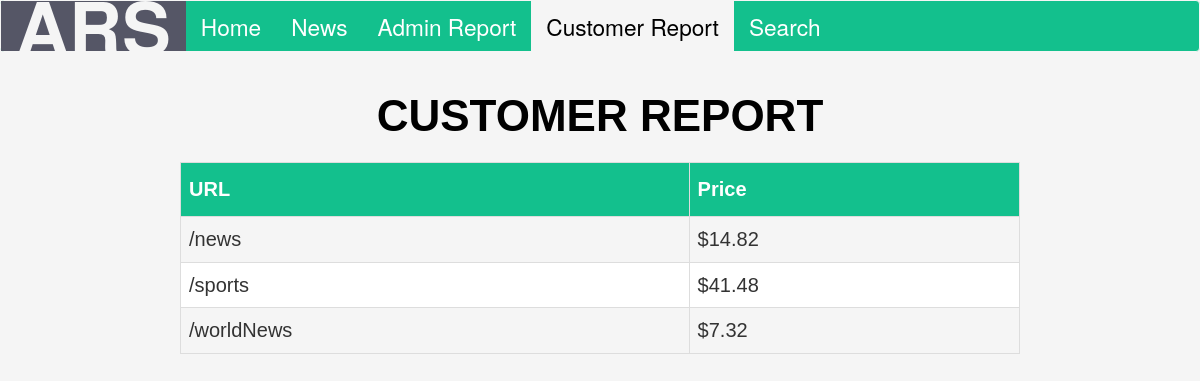
Screenshot of /customerReport with the database file from the repository.
### database/schema.py (models this page shows)
class Page(Base.Model):
    url = Base.Column(Base.String(100), primary_key=True)
    avgActiveRatio = Base.Column(Base.Float(precision='3,2'))  # averaged active ratio avg of all website visits
    avgFocusRatio = Base.Column(Base.Float(precision='3,2'))  # averaged focus ratio avg of all website visits
    avgVisitTime = Base.Column(Base.Float(precision='3,2'))  # averaged visit time avg of all website visits
    visits = Base.relationship('PageVisit', backref="page",
                               lazy="dynamic")  # one to many relationship with website visits

### app.py (the view)
@app.route("/customerReport", methods=["GET"])
def customerReport():
    pages = DB.get_all_pages()
    reports = [dict(URL=page.url,
                    Price=ad_price(page.url)) for page in pages]
    return render_template("customerReport.html", Reports=reports)

### app.py (called while the page is built)
def engagement_index(url):
    num_visits = len(DB.get_page_visits(url))
    page = DB.get_page(url)
    eng_index = (page.avgVisitTime / 60) * num_visits * (page.avgActiveRatio / 100) * (page.avgFocusRatio / 100)
    return eng_index

def ad_price(url):
    EI = engagement_index(url)
    price = MAX_PRICE * EI / 100
    price = round(price, 2)
    if price > MAX_PRICE:
        price = MAX_PRICE
    elif price < MIN_PRICE:
        price = MIN_PRICE
    price = format(price, '.2f')
    return price

### database/api.py (called while the page is built)
    def get_all_pages(self):
        return self.base.session.query(Page).all()

    def get_page(self, url):
        return self.base.session.query(Page).get(url)

    def get_page_visits(self, url):
        return self.base.session.query(PageVisit).filter_by(url=url).all()

### templates/customerReport.html (shortened to what this page needs)
<!DOCTYPE html>
<html>
<head>
    <link rel="stylesheet" href="https://maxcdn.bootstrapcdn.com/bootstrap/3.3.7/css/bootstrap.min.css">
    <link rel="stylesheet" href="../static/css/ars_styles.css">
</head>
<body>
<nav class="navbar navbar-default">
    <div class="container-fluid">
        <div class="navbar-header">
            <a class="navbar-brand">ARS</a>
        </div>
        <ul class="nav navbar-nav">
            <li><a href="{{ url_for('index') }}">Home</a></li>
            <li><a href="{{ url_for('viewNews') }}">News</a></li>
            <li><a href="{{ url_for('adminReport') }}">Admin Report</a></li>
            <li class="active"><a href="{{ url_for('customerReport') }}">Customer Report</a></li>
            <li><a href="{{ url_for('search') }}">Search</a></li>
        </ul>
    </div>
</nav>
<p id="header">CUSTOMER REPORT</p>
<table id="report_table">
    <thead>
    <tr>
        <th>URL</th>
        <th>Price</th>
    </tr>
    </thead>
    <tbody>
    {% for row in Reports %}
    <tr>
        <td>{{ row.URL }}</td>
        <td>${{ row.Price }}</td>
    </tr>
    {% endfor %}
    </tbody>
</table>
</body>
</html>

### static/css/ars_styles.css (style rules this page uses)
.navbar { background-color: #13c08d; border-color: whitesmoke; }
.nav.navbar-nav li a { color: white; font-size: 17pt; }
.navbar-header a.navbar-brand { background-color: #555666; border-color: whitesmoke; color: whitesmoke; font-weight: bold; font-size: 55pt; }
.nav.navbar-nav li.active a { background-color: whitesmoke; color: black; }
table#report_table { width: 70%; margin-left: 15%; margin-right: 15%; }
#report_table { font-family: "Trebuchet MS", Arial, Helvetica, sans-serif; border-collapse: collapse; width: 100%; }
#report_table td, #report_table th { border: 1px solid #ddd; padding: 8px; }
#report_table tr:nth-child(even) { background-color: white; }
#report_table th { padding-top: 12px; padding-bottom: 12px; text-align: left; background-color: #13c08d; color: white; }
#report_table { font-size: 15pt; }
#header { text-align: center; font-size: 44px; line-height: 40px; margin: 1em 0 .6em 0; font-weight: bolder; font-family: 'Hammersmith One', sans-serif; position: relative; color: black; }
body { background-color: whitesmoke; }

### rows the page displays
Page: URL "/news", Price "14.82"
Page: URL "/sports", Price "41.48"
Page: URL "/worldNews", Price "7.32"
